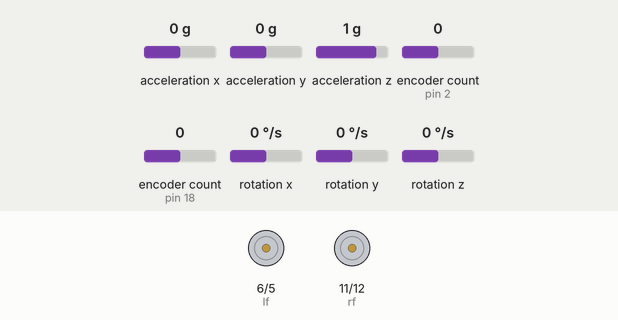
Bench run of a sketch on a simulated Arduino Uno, built with avr-gcc and run on an emulated ATmega328P. On the bench: motor-driver pin pairs drawn as motors (green arrow = first pin HIGH = forward, orange = second pin HIGH = backward, longer = more drive). The test bench sets the inputs (shaded band); at power-on: acceleration x 0 g, acceleration y 0 g, acceleration z 1 g, encoder count (sensors on pin 2, pin 18) 0, rotation x 0 °/s, rotation y 0 °/s, rotation z 0 °/s. The sensor or clock chip raises its interrupt line as the real part does; what the sketch prints to the serial monitor is not drawn.

Above: at 0.6 s.
At 20.1 s:
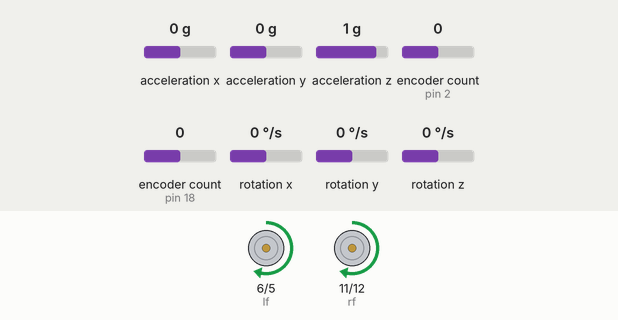
Timing chart, 0 to 21.6 s (numbered marks = the images above):
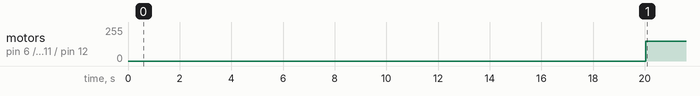

The sketch:

test_drdo.ino
```cpp
#include "I2Cdev.h"

#include "MPU6050_6Axis_MotionApps20.h"

#include <Encoder.h>

#if I2CDEV_IMPLEMENTATION == I2CDEV_ARDUINO_WIRE
    #include "Wire.h"
#endif

MPU6050 mpu;

#define OUTPUT_READABLE_EULER


//   Best Performance: both pins have interrupt capability
//   Good Performance: only the first pin has interrupt capability
//   Low Performance:  neither pin has interrupt capability
Encoder knobLeft(2, 3);
Encoder knobRight(18, 4);

long positionLeft  = -999;


//Defined for IMU

bool dmpReady = false;  // set true if DMP init was successful
uint8_t mpuIntStatus;   // holds actual interrupt status byte from MPU
uint8_t devStatus;      // return status after each device operation (0 = success, !0 = error)
uint16_t packetSize;    // expected DMP packet size (default is 42 bytes)
uint16_t fifoCount;     // count of all bytes currently in FIFO
uint8_t fifoBuffer[64]; // FIFO storage buffer


Quaternion q;           // [w, x, y, z]         quaternion container
VectorInt16 aa;         // [x, y, z]            accel sensor measurements
VectorInt16 aaReal;     // [x, y, z]            gravity-free accel sensor measurements
VectorInt16 aaWorld;    // [x, y, z]            world-frame accel sensor measurements
VectorFloat gravity;    // [x, y, z]            gravity vector
float euler[3];         // [psi, theta, phi]    Euler angle container
float ypr[3];           // [yaw, pitch, roll]   yaw/pitch/roll container and gravity vector

volatile bool mpuInterrupt = false;     // indicates whether MPU interrupt pin has gone high
float init_imu;

long knobLeftVal = 0;
long knobRightVal = 0;

// for motor movement
// rf = right motor in forward when HIGH
int rf =11 ,rb =12,lf=6,lb=5;
int motor_speed =120; //(0-255)

// for PID
int power_difference, encoderleft, encoderright, proportional;
int base, next;
const int maximum = 150;


// for encoders
double unit_distance = 31.415/2400;

int deg_dis = 3;
int x;
int y;
int a, b;

long enc_rtcount = 0, enc_ltcount = 0;

long no_of_spokes = 0;


int count = 0;
float deg1 =0;

void dmpDataReady() {
    mpuInterrupt = true;
}

void setup() {
  // BEGIN IMU INIT
  #if I2CDEV_IMPLEMENTATION == I2CDEV_ARDUINO_WIRE
      Wire.begin();
      TWBR = 24; // 400kHz I2C clock (200kHz if CPU is 8MHz)
  #elif I2CDEV_IMPLEMENTATION == I2CDEV_BUILTIN_FASTWIRE
      Fastwire::setup(400, true);
  #endif
  Serial.begin(115200);

  while (!Serial); // wait for Leonardo enumeration, others continue immediately
  Serial.println(F("Initializing I2C devices..."));
  mpu.initialize();

  Serial.println(F("Testing device connections..."));
  Serial.println(mpu.testConnection() ? F("MPU6050 connection successful") : F("MPU6050 connection failed"));


  Serial.println(F("\nSend any character to begin DMP programming and demo: "));
  while (Serial.available() && Serial.read()); // empty buffer
//  while (!Serial.available());                 // wait for data
//  while (Serial.available() && Serial.read()); // empty buffer again

  Serial.println(F("Initializing DMP..."));
  devStatus = mpu.dmpInitialize();

  mpu.setXGyroOffset(220);
  mpu.setYGyroOffset(76);
  mpu.setZGyroOffset(-85);
  mpu.setZAccelOffset(1788); // 1688 factory default for my test chip

  if (devStatus == 0) {
      Serial.println(F("Enabling DMP..."));
      mpu.setDMPEnabled(true);

      Serial.println(F("Enabling interrupt detection (Arduino external interrupt 0)..."));
      attachInterrupt(4, dmpDataReady, RISING);
      mpuIntStatus = mpu.getIntStatus();

      Serial.println(F("DMP ready! Waiting for first interrupt..."));
      dmpReady = true;

      packetSize = mpu.dmpGetFIFOPacketSize();
  }
  else {
      Serial.print(F("DMP Initialization failed (code "));
      Serial.print(devStatus);
      Serial.println(F(")"));
  }
  // END IMU INIT

  // motor pins
  pinMode(lf, OUTPUT);
  pinMode(lb, OUTPUT);
  pinMode(rf, OUTPUT);
  pinMode(rb, OUTPUT);

  digitalWrite(lf, LOW);
  digitalWrite(lb, LOW);
  digitalWrite(rf, LOW);
  digitalWrite(rb, LOW);
  while(millis() < 20000) {
    init_imu = imu_read();
  }
  base = imu_read(); // error in angle.
}


void loop() {
  if (count == 0) {
    imu_read();
//    forward_movt(110);
//    forward_movt_using_imu(360);

    forward_movt(110);
    forward_movt_using_imu(85);
//    forward_movt_using_imu(45);
//    forward_movt(50);
//    forward_movt_using_imu(90);
//    forward_movt(50);
    count =1;
  }
}

void forward_movt_using_imu (int dist){
  double initial = imu_read();
  double previous = initial;
  double current = previous;
  double total = 0;
  if (dist > 0){
    while(total < dist-0.8) {
      current = imu_read();
      if (current != 0 && (abs)(current - previous)>0){
      if (current <15 && previous > 345){
        if (abs(current + 360 - previous) < 15){
          total = total + abs(current + 360 - previous);
        }
      }
      else if (current > 345 && previous < 15){
        if (abs(previous + 360 - current) < 15){
          total = total + abs(previous + 360 - current);
        }
      }
      else{
        if (abs(current - previous) < 15){
          total = total + abs(current - previous);
        }
      }
      Serial.println("TOTAL");
      Serial.println(total);
      previous = current;
      }
      turn_left();
    }
  }else{
    dist = abs(dist);
    while(total < dist-0.8) {
      current = imu_read();
      if (current != 0){
      if (current <15 && previous > 345){
        if (abs(current + 360 - previous) < 15){
          total = total + abs(current + 360 - previous);
        }
      }
      else if (current > 345 && previous < 15){
        if (abs(previous + 360 - current) < 15){
          total = total + abs(previous + 360 - current);
        }
      }
      else{
        if (abs(current - previous) < 15){
          total = total + abs(current - previous);
        }
      }
      Serial.println("TOTAL");
      Serial.println(total);
      previous = current;
      }
      turn_left();
    }
  }

//  if (final < dist && abs(initial-360) <dist){
//    if (final + abs(360 - initial) - dist > 2){
//
//    }else if (abs(final + abs (360 - initial) - dist) > 2){
//
//    }
//  }else if(initial < dist && abs(final - 360) < dist){
//    if (initial + abs(360 - final) - dist > 2){
//
//    }else if (abs(initial + abs (360 - final) - dist) > 2){
//
//    }
//  }else{
//
//  }

  enc_ltcount = 0;
  sstop();
  deg1=0;
  imu_read();
  knobLeft.write(0);
  base = imu_read();
}

void forward_movt (int dist){
  long no_of_spokes_left = (long)(dist/unit_distance);
  long no_of_spokes_right = (long)(dist/unit_distance);
//  1 degree, spokes covered = .67; total spokes covered in x deg = .67*x
  knobLeft.write(0);
  Serial.println("INITIAL KNOB COUNT");
  Serial.println(no_of_spokes);
  enc_ltcount = knobLeft.read();
  enc_rtcount = knobRight.read();
  knobLeftVal = enc_ltcount;
  knobRightVal = enc_rtcount;
  no_of_spokes_left = enc_ltcount + no_of_spokes_left;
  no_of_spokes_right = enc_rtcount + no_of_spokes_right;
  Serial.println("INITIAL NUMBER OIF SPOKES");
  Serial.println(no_of_spokes_left);
  while(abs(enc_ltcount) <= abs(no_of_spokes_left)) {
    call_ltenc();
    next = imu_read_off();
       if(next<180)
       {proportional = next ;
       }else if(next>=180)
       {
         proportional=next-360;
       }
    power_difference = proportional*25;

    if (power_difference > maximum)
      power_difference = maximum;
    if (power_difference < -maximum)
      power_difference = -maximum;
    forward();
  }
  enc_ltcount = 0;
  sstop();
  deg1=0;
  knobLeft.write(0);
}

void turn_left(){
  analogWrite(rf, motor_speed);
  digitalWrite(rb, LOW);
  digitalWrite(lf, LOW);
  digitalWrite(lb, LOW);
}

void turn_right(){
  digitalWrite(rf, LOW);
  digitalWrite(rb, LOW);
  analogWrite(lf, motor_speed);
  digitalWrite(lb, LOW);
}

void forward(){
  if (power_difference < 0)//moving left -----errooor
  {
    analogWrite(rf, (maximum + power_difference));  ////////////right motor at less speed so that bot moves right
    digitalWrite(rb, LOW);
    analogWrite(lf, maximum);
    digitalWrite(lb,LOW);
    Serial.print("\t\t\t\t\tleft");
  }
  else //moving right -------errror
  {
    analogWrite(rf,maximum);
    digitalWrite(rb, LOW);
    analogWrite(lf, maximum - power_difference);/// left motor is at less speed so that bot moves left
    digitalWrite(lb, LOW);
    Serial.print("\t\t\t\t\tright");
  }
}

void turn_right(float deg) {
  base += deg;
  forward_movt_using_imu(deg);
}

void turn_left(float deg) {
  base -= deg;
  deg1+=deg;
}

void call_rtenc() {
  long prev = knobRightVal;
  knobRightVal = knobRight.read();
  Serial.println("Prev Values: ");
  Serial.println(prev);
  Serial.println(knobRightVal);
  enc_ltcount = enc_ltcount + abs(abs(knobRightVal) - abs(prev));
  Serial.println("ENCODER COUNT");
  Serial.println(enc_ltcount);
}

void call_ltenc() {
  long prev = knobLeftVal;
  knobLeftVal = knobLeft.read();
  Serial.println("Prev Values: ");
  Serial.println(prev);
  Serial.println(knobLeftVal);
  enc_ltcount = enc_ltcount + abs(abs(knobLeftVal) - abs(prev));
  Serial.println("ENCODER COUNT");
  Serial.println(enc_ltcount);
}

void sstop() {
  digitalWrite(lf,LOW);
  digitalWrite(lb,LOW);
  digitalWrite(rb,LOW);
  digitalWrite(rf,LOW);
}

float imu_read(){
 if (!dmpReady) return 0;
    while (!mpuInterrupt && fifoCount < packetSize) {
    }


    mpuInterrupt = false;
    mpuIntStatus = mpu.getIntStatus();


    fifoCount = mpu.getFIFOCount();

    if ((mpuIntStatus & 0x10) || fifoCount == 1024) {

        mpu.resetFIFO();
        Serial.println(F("FIFO overflow!"));


    } else if (mpuIntStatus & 0x02) {

        while (fifoCount < packetSize) fifoCount = mpu.getFIFOCount();


        mpu.getFIFOBytes(fifoBuffer, packetSize);
        fifoCount -= packetSize;

        #ifdef OUTPUT_READABLE_EULER
            // display Euler angles in degrees
            mpu.dmpGetQuaternion(&q, fifoBuffer);
            mpu.dmpGetEuler(euler, &q);
            if (euler[0]*180/M_PI <0){
              float neg_deg = euler[0]*180/M_PI +360;
              Serial.print("euler\t");
              Serial.println(neg_deg);
              return neg_deg;
            }
            else{
              Serial.print("euler\t");
              Serial.println(euler[0] * 180/M_PI);
              return  euler[0]*180/M_PI;
            }
         #endif
    }
}

float imu_read_off() {
  float check = imu_read();
  check = check - base;

  if (check < 0) {
    check += 360;
  }
 // Serial.println(check);
  return check;
}
```

Measured:
- by itself, motor on pin 6 (lf) / pin 5 (lb), motor on pin 11 (rf) / pin 12 (rb): stopped → forward 150/255 at 20.0 s
